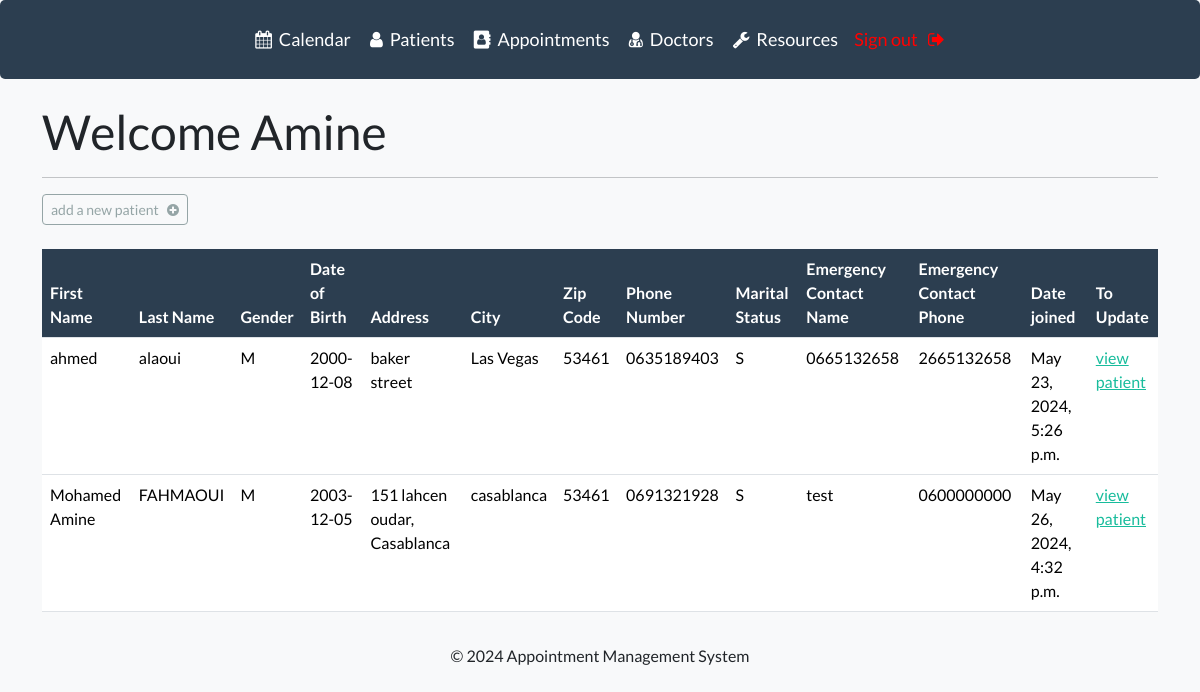
Screenshot of /list-patient (signed in) with the database file from the repository.
### webapp/models.py (models this page shows, shortened)
class Patient(models.Model):
    user_id = models.ForeignKey(settings.AUTH_USER_MODEL, on_delete=models.CASCADE)
    GENDER_CHOICES = (
        ('M', 'Male'),
        ('F', 'Female')
    )
    MARITAL_STATUS_CHOICES = (
        ('S', 'Single'),
        ('M', 'Married'),
        ('D', 'Divorced'),
        ('W', 'Widowed'),
        ('O', 'Other')
    )
    first_name = models.CharField(max_length=100)
    last_name = models.CharField(max_length=100)
    gender = models.CharField(max_length=1, choices=GENDER_CHOICES)
    date_of_birth = models.DateField()
    address = models.CharField(max_length=255)
    city = models.CharField(max_length=100)
    zip_code = models.CharField(max_length=20)
    phone_number = models.CharField(max_length=20)
    marital_status = models.CharField(max_length=1, choices=MARITAL_STATUS_CHOICES)
    emergency_contact_name = models.CharField(max_length=100, blank=True, null=True)
    emergency_contact_phone = models.CharField(max_length=20, blank=True, null=True)
    created_at = models.DateTimeField(auto_now_add=True)

### webapp/views.py (the view)
# urls.py: path('list-patient', views.list_patient, name="list-patient"),
@login_required(login_url='my-login')
def list_patient(request):
    my_patients = Patient.objects.filter(user_id=request.user)  # Filter patients belonging to the logged-in user
    context = {'patients': my_patients}
    return render(request, 'webapp/list-patient.html', context=context)

### webapp/templates/webapp/list-patient.html
{% extends "webapp/base.html" %}
{% block content %}
    <h1>Welcome {{ user }}</h1>
    <hr>
    <a class="btn btn-outline-secondary btn-sm" href="{% url 'add-patient' %}">
        add a new patient &nbsp; <i class="fa fa-plus-circle" ></i>
    </a>
    <br><br>
    <div class="table-responsive">
        <table class="table table-hover">
            <thead class="thead-dark">
                <tr>
                    <th class="bg-primary text-white">First Name</th>
                    <th class="bg-primary text-white">Last Name</th>
                    <th class="bg-primary text-white">Gender</th>
                    <th class="bg-primary text-white">Date of Birth</th>
                    <th class="bg-primary text-white">Address</th>
                    <th class="bg-primary text-white">City</th>
                    <th class="bg-primary text-white">Zip Code</th>
                    <th class="bg-primary text-white">Phone Number</th>
                    <th class="bg-primary text-white">Marital Status</th>
                    <th class="bg-primary text-white">Emergency Contact Name</th>
                    <th class="bg-primary text-white">Emergency Contact Phone</th>
                    <th class="bg-primary text-white">Date joined</th>
                    <th class="bg-primary text-white">To Update</th>
                </tr>
            </thead>
            <tbody>
                {% for patient in patients %}
                <tr>
                    <td>{{ patient.first_name }}</td>
                    <td>{{ patient.last_name }}</td>
                    <td>{{ patient.gender }}</td>
                    <td>{{ patient.date_of_birth|date:"Y-m-d" }}</td>
                    <td>{{ patient.address }}</td>
                    <td>{{ patient.city }}</td>
                    <td>{{ patient.zip_code }}</td>
                    <td>{{ patient.phone_number }}</td>
                    <td>{{ patient.marital_status }}</td>
                    <td>{{ patient.emergency_contact_name }}</td>
                    <td>{{ patient.emergency_contact_phone }}</td>
                    <td>{{ patient.created_at }}</td>
                    <td> <a href="{%url 'patient' patient.id%}"> view patient</a> </td>
                </tr>
                {% endfor %}
            </tbody>
        </table>
    </div>
{% endblock %}

### static/css/styles.css (style rules this page uses)
body { background-color: #f8f9fa; }

### rows the page displays
Patient: first_name "ahmed", last_name "alaoui", gender "M", date_of_birth "2000-12-08", address "baker street", city "Las Vegas", zip_code "53461", phone_number "0635189403", marital_status "S", emergency_contact_name "0665132658", emergency_contact_phone "2665132658", created_at "May 23, 2024, 5:26 p.m."
Patient: first_name "Mohamed Amine", last_name "FAHMAOUI", gender "M", date_of_birth "2003-12-05", address "151 lahcen oudar, Casablanca", city "casablanca", zip_code "53461", phone_number "0691321928", marital_status "S", emergency_contact_name "test", emergency_contact_phone "0600000000", created_at "May 26, 2024, 4:32 p.m."

### other values shown
{{ user }} "Amine"
